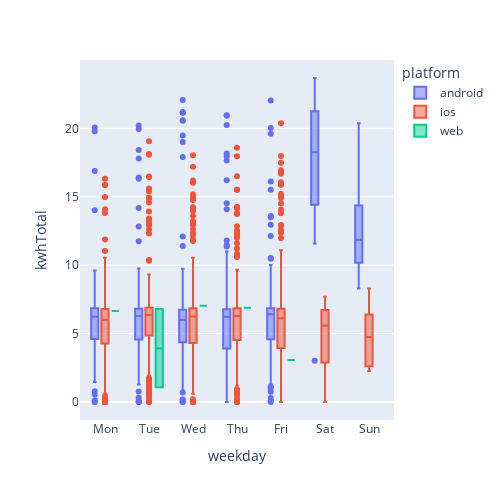

The cell this chart's notebook holds for it:
### Code cell
# plotly boxplot
px.box(
    ev_df, x = 'weekday', y='kwhTotal',
    width=500, height=500,
    category_orders=weekday_orders, color = 'platform'
).show()

### Figure 1 — Plotly figure (JSON) as saved in the notebook; plotly's stock layout.template omitted (floating-point values rounded to 4 significant figures; data arrays with more than 128 entries replaced by an {"elided": "..."} marker saying what was removed)
{"data": [{"alignmentgroup": "True", "hovertemplate": "platform=android<br>weekday=%{x}<br>kwhTotal=%{y}<extra></extra>", "legendgroup": "android", "marker": {"color": "#636efa"}, "name": "android", "notched": false, "offsetgroup": "android", "orientation": "v", "showlegend": true, "type": "box", "x": {"elided": "1155 str values"}, "x0": " ", "xaxis": "x", "y": {"elided": "1155 float values"}, "y0": " ", "yaxis": "y"}, {"alignmentgroup": "True", "hovertemplate": "platform=ios<br>weekday=%{x}<br>kwhTotal=%{y}<extra></extra>", "legendgroup": "ios", "marker": {"color": "#EF553B"}, "name": "ios", "notched": false, "offsetgroup": "ios", "orientation": "v", "showlegend": true, "type": "box", "x": {"elided": "2234 str values"}, "x0": " ", "xaxis": "x", "y": {"elided": "2234 float values"}, "y0": " ", "yaxis": "y"}, {"alignmentgroup": "True", "hovertemplate": "platform=web<br>weekday=%{x}<br>kwhTotal=%{y}<extra></extra>", "legendgroup": "web", "marker": {"color": "#00cc96"}, "name": "web", "notched": false, "offsetgroup": "web", "orientation": "v", "showlegend": true, "type": "box", "x": ["Thu", "Mon", "Tue", "Wed", "Fri", "Tue"], "x0": " ", "xaxis": "x", "y": [6.88, 6.65, 6.8, 7.03, 3.07, 1.07], "y0": " ", "yaxis": "y"}], "layout": {"boxmode": "group", "height": 500, "legend": {"title": {"text": "platform"}, "tracegroupgap": 0}, "margin": {"t": 60}, "width": 500, "xaxis": {"anchor": "y", "categoryarray": ["Mon", "Tue", "Wed", "Thu", "Fri", "Sat", "Sun"], "categoryorder": "array", "domain": [0, 1], "title": {"text": "weekday"}}, "yaxis": {"anchor": "x", "domain": [0, 1], "title": {"text": "kwhTotal"}}}}
